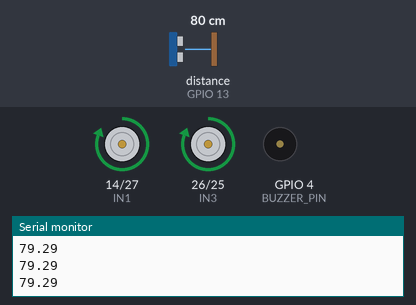
This sketch was run on a simulated ESP32. Shown: motor-driver pin pairs drawn as motors (green arrow = first pin HIGH = forward, orange = second pin HIGH = backward, longer = more drive), buzzer (waves = sounding, pin HIGH), the last lines printed to the serial monitor. Wiring (inferred from the names in the program): ultrasonic range finder: trigger GPIO 12; echo GPIO 13. The test bench sets the inputs (shaded band); at power-on: distance to the obstacle (sensor on GPIO 13) 80 cm. The echo pulse lasts 58.3 µs per cm; pins used as bus, display or sensor lines are not drawn.

Above: at 1.2 s.
1.3 s: distance to the obstacle (sensor on GPIO 13) set to 22 cm
2.8 s: distance to the obstacle (sensor on GPIO 13) set to 18 cm
At 4.0 s:
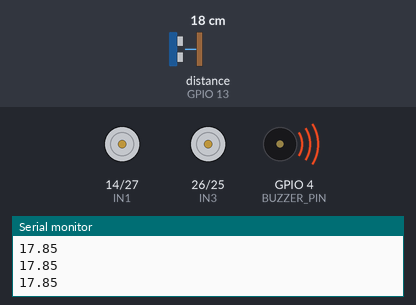
4.3 s: distance to the obstacle (sensor on GPIO 13) set to 12 cm
5.8 s: distance to the obstacle (sensor on GPIO 13) set to 9 cm
At 6.6 s:
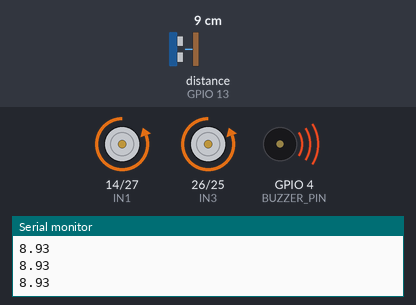
7.3 s: distance to the obstacle (sensor on GPIO 13) set to 35 cm
At 8.4 s:
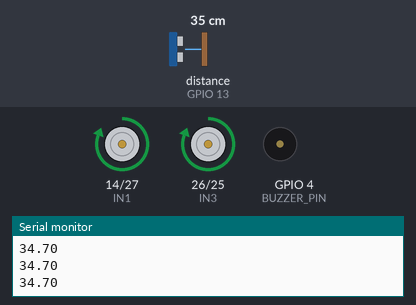
8.8 s: distance to the obstacle (sensor on GPIO 13) set to 2 cm
At 9.7 s:
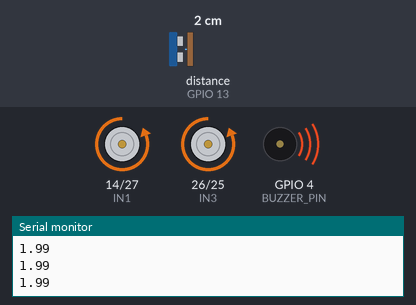
Timing chart, 0 to 11.3 s (numbered marks = the images above; inputs shaded):
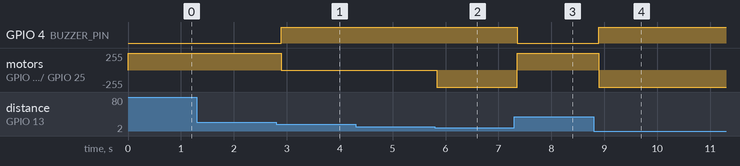

Measured:
- the behaviour switches between 21 and 20 cm on distance to the obstacle (sensor on GPIO 13) (found by bisection; images 0 and 1)
- the behaviour switches between 11 and 10 cm on distance to the obstacle (sensor on GPIO 13) (found by bisection; images 1 and 2)
- after the input at 2.8 s, GPIO 4 (BUZZER_PIN): LOW → HIGH after 0.10 s; motor on GPIO 14 (IN1) / GPIO 27 (IN2), motor on GPIO 26 (IN3) / GPIO 25 (IN4): forward 255/255 → stopped after 0.10 s
- after the input at 5.8 s, motor on GPIO 14 (IN1) / GPIO 27 (IN2), motor on GPIO 26 (IN3) / GPIO 25 (IN4): stopped → backward 255/255 at once
- after the input at 7.3 s, GPIO 4 (BUZZER_PIN): HIGH → LOW after 0.06 s; motor on GPIO 14 (IN1) / GPIO 27 (IN2), motor on GPIO 26 (IN3) / GPIO 25 (IN4): backward 255/255 → forward 255/255 after 0.06 s
- after the input at 8.8 s, GPIO 4 (BUZZER_PIN): LOW → HIGH after 0.09 s; motor on GPIO 14 (IN1) / GPIO 27 (IN2), motor on GPIO 26 (IN3) / GPIO 25 (IN4): forward 255/255 → backward 255/255 after 0.09 s

The sketch:

Automatic_braking_system.ino
```cpp
#define TRIG_PIN 12
#define ECHO_PIN 13
#define BUZZER_PIN 4

// Motor pins
#define IN1 14
#define IN2 27
#define IN3 26
#define IN4 25

// Distance thresholds (in cm)
#define STOP_DISTANCE 20
#define REVERSE_DISTANCE 10

void setup() {
  // Initialize serial monitor
  Serial.begin(115200);

  // Pin modes
  pinMode(TRIG_PIN, OUTPUT);
  pinMode(ECHO_PIN, INPUT);
  pinMode(BUZZER_PIN, OUTPUT);

  pinMode(IN1, OUTPUT);
  pinMode(IN2, OUTPUT);
  pinMode(IN3, OUTPUT);
  pinMode(IN4, OUTPUT);

  // Ensure motors are stopped initially
  stopMotors();
}

void loop() {
  float distance = measureDistance();
  Serial.println(distance);

  if (distance > STOP_DISTANCE) {
    // No obstacle: Move forward
    moveForward();
    digitalWrite(BUZZER_PIN, LOW);
  } else if (distance <= STOP_DISTANCE && distance > REVERSE_DISTANCE) {
    // Obstacle detected: Stop and sound buzzer
    stopMotors();
    digitalWrite(BUZZER_PIN, HIGH);
  } else if (distance <= REVERSE_DISTANCE) {
    // Obstacle very close: Move backward and sound buzzer
    moveBackward();
    digitalWrite(BUZZER_PIN, HIGH);
  }

  delay(100); // Delay to stabilize readings
}

// Measure distance using ultrasonic sensor
float measureDistance() {
  digitalWrite(TRIG_PIN, LOW);
  delayMicroseconds(2);
  digitalWrite(TRIG_PIN, HIGH);
  delayMicroseconds(10);
  digitalWrite(TRIG_PIN, LOW);

  long duration = pulseIn(ECHO_PIN, HIGH);
  return (duration * 0.034) / 2; // Convert to cm
}

// Motor control functions
void moveForward() {
  digitalWrite(IN1, HIGH);
  digitalWrite(IN2, LOW);
  digitalWrite(IN3, HIGH);
  digitalWrite(IN4, LOW);
}

void moveBackward() {
  digitalWrite(IN1, LOW);
  digitalWrite(IN2, HIGH);
  digitalWrite(IN3, LOW);
  digitalWrite(IN4, HIGH);
}

void stopMotors() {
  digitalWrite(IN1, LOW);
  digitalWrite(IN2, LOW);
  digitalWrite(IN3, LOW);
  digitalWrite(IN4, LOW);
}
```
